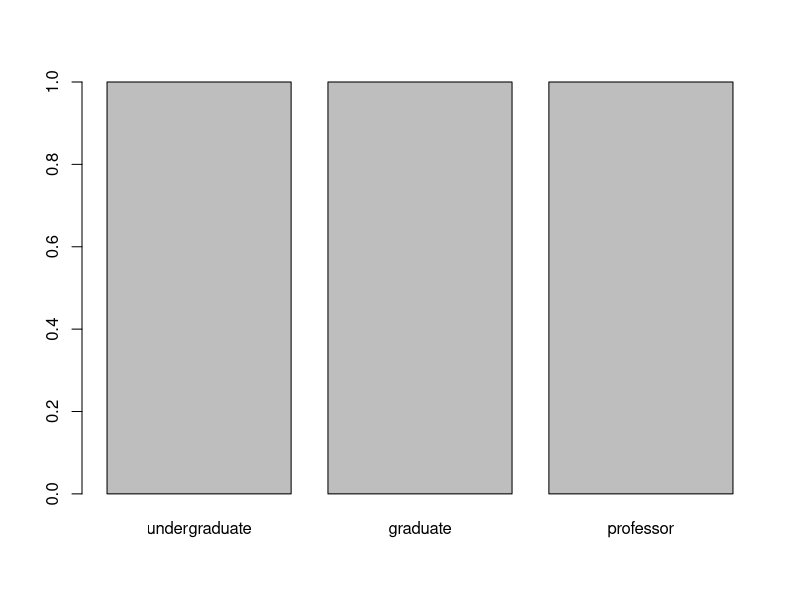
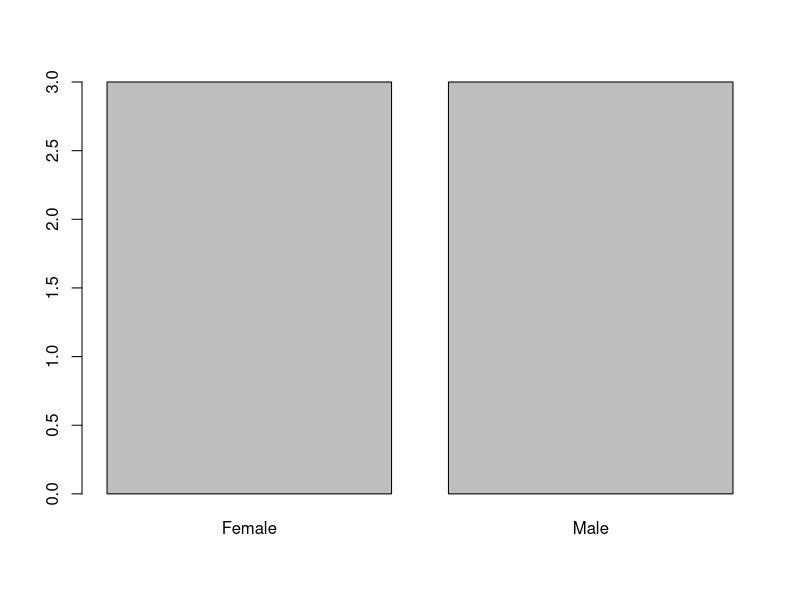
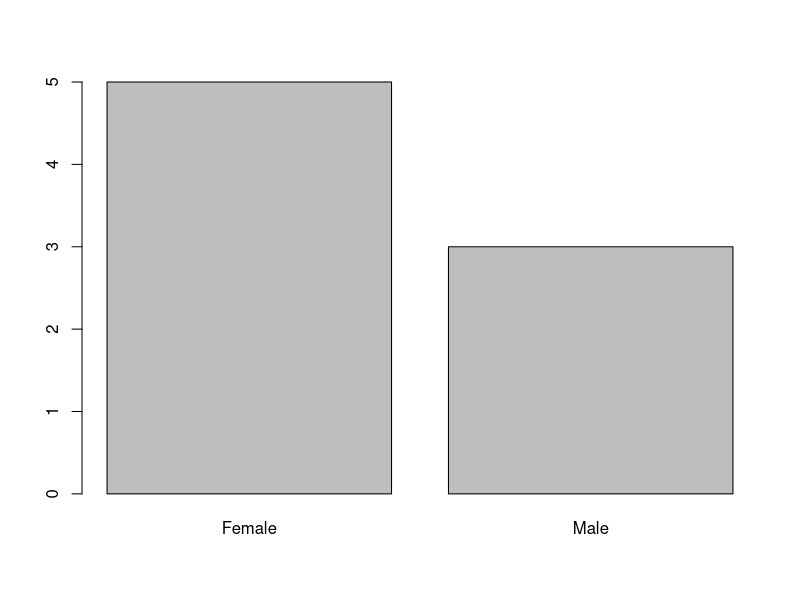

R code for these plots, in order:
my.factor <- factor(c('undergraduate','graduate','professor'))
levels(my.factor)


my.factor <- factor(c(1,2,3), 
                    levels=c(1,2,3), 
                    labels=c('undergraduate','graduate','professor'))
levels(my.factor)

table(my.factor)

plot(my.factor)
?rep
#Example of Factor
gender <- rep(c("Female", "Male"), times = 3)
genderFac1 <- factor(gender)
table(genderFac1)
plot(genderFac1)

# Append
gender <- c(gender, "Female")
gender <- append(gender, "Female")
genderFac1 <- factor(gender)

genderFac1 <- factor(gender)
genderFac1
levels(genderFac1)

table(genderFac1)

unclass(genderFac1)

plot(genderFac1)
